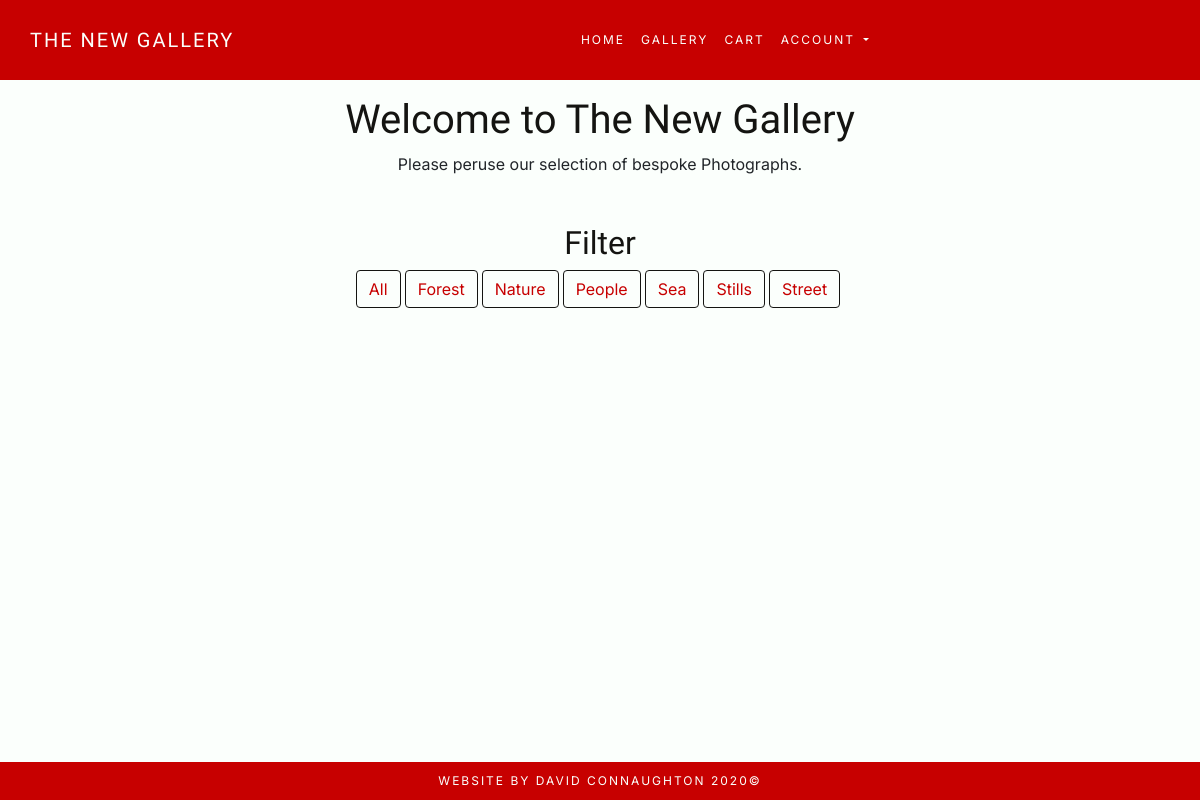
The app's page /photos/, older data.
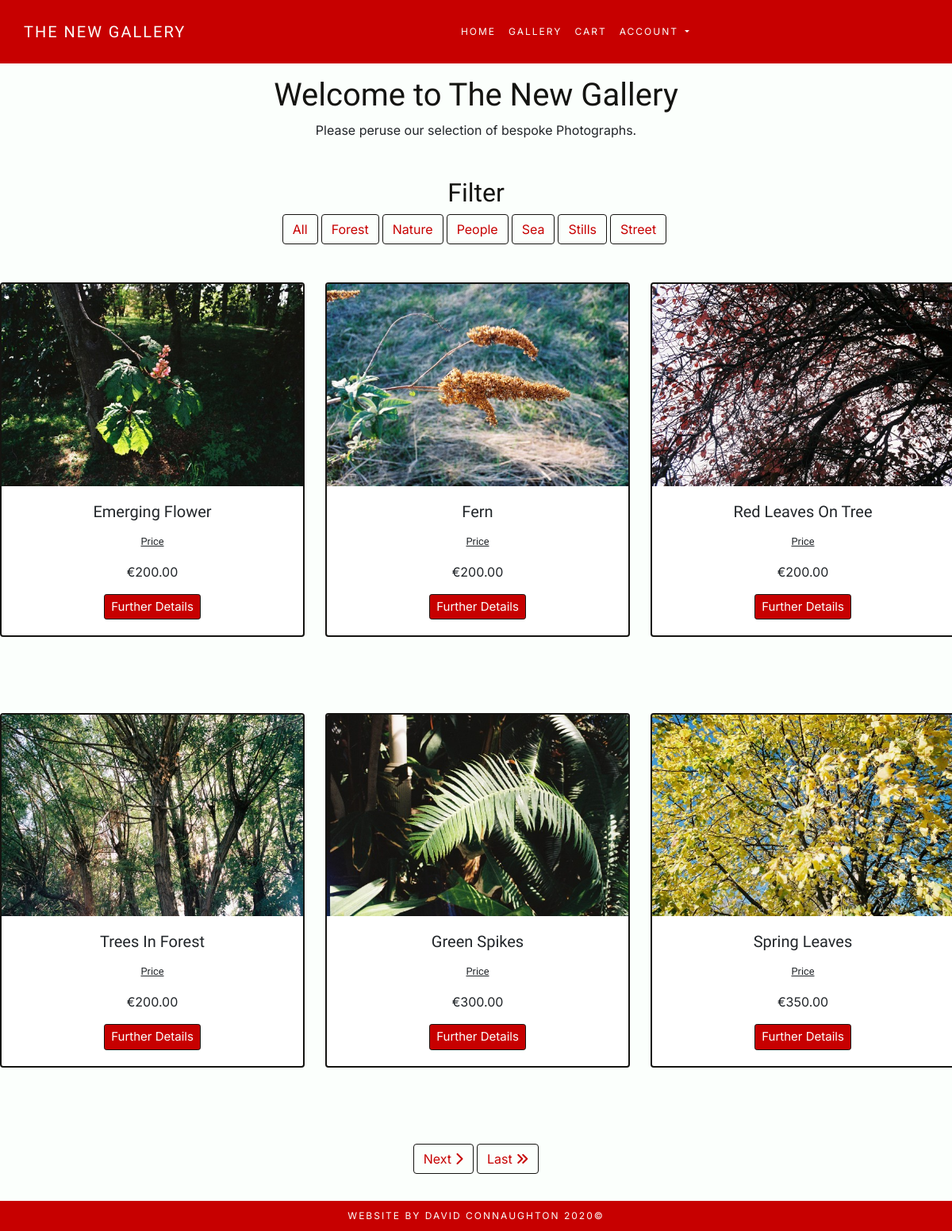
The same page, newer data.
### photos/models.py (models this page shows, shortened)
class Photo(models.Model):
    title = models.CharField(max_length=100)
    photographer = models.CharField(max_length=100)
    tag = models.CharField(max_length=20)
    description = models.CharField(max_length=300, null=True, blank=True)
    image_url = models.URLField(max_length=1000, null=True, blank=True)
    image = models.ImageField(null=True, blank=True)
    price = models.DecimalField(max_digits=6, decimal_places=2)

### photos/views.py (the view)
# urls.py: path('', views.photos, name='photos'),
def photos(request):
    photos = Photo.objects.all()
    query = request.GET.get('q')
    if query:
        photos = Photo.objects.filter(
            Q(tag__icontains=query)
        ).distinct()
    paginator = Paginator(photos, 6)
    page = request.GET.get('page')
    photos = paginator.get_page(page)
    context = {
        'photos': photos,
    }
    return render(request, 'photos/photos.html', context)

### photos/templates/photos/photos.html (shortened to what this page needs)
{% extends "base.html" %}
{% load static %}
{% block content %}
    <div class="container-fluid mx-auto row justify-content-center">
        <h1 class="mt-5 pt-5 header">Welcome to The New Gallery</h1>
        <br>
    </div>
    <article>
        <p class="text-center mb-5">Please peruse our selection of bespoke Photographs.</p>
    </article>
    <section>
        <div class="container-fluid mx-auto row justify-content-center">
            <div class="row">
                <div class="col-12 mx-auto">
                    <h2 class="text-center header">Filter</h2>
                    <form class="medium-filter">
                        <div class="input-group">
                            <a href="{% url 'photos' %}" class="btn btn-outline page-button mr-1">All</a>
                            <input class="btn btn-outline page-button mr-1" type="submit" name="q" value="Forest">
                            <br>
                            <input class="btn btn-outline page-button mr-1" type="submit" name="q" value="Nature">
                            <br>
                            <input class="btn btn-outline page-button mr-1" type="submit" name="q" value="People">
                            <br>
                            <input class="btn btn-outline page-button mr-1" type="submit" name="q" value="Sea">
                            <br>
                            <input class="btn btn-outline page-button mr-1" type="submit" name="q" value="Stills">
                            <br>
                            <input class="btn btn-outline page-button mr-1" type="submit" name="q" value="Street">
                        </div>
                    </form>
                </div>
            </div>
        </div>
    </section>
    <section>
        <div class="row">
            {% for photo in photos %}
                <div class="col-12 col-md-4">
                    <div class="card m-5 mx-auto text-center card-outline">
                        <img class="card-img-top" src="{{ photo.image.url }}" alt="Card image cap">
                        <div class="card-body">
                            <h5 class="card-title">{{ photo.title }}</h5>
                            <p>
                                <small class="small">Price</small>
                            </p>
                            <p class="card-text">€{{ photo.price }}</p>
                            <a href="{% url 'photo_detail' photo.id %}" class="btn btn-sm info-button">Further Details</a>
                        </div>
                    </div>
                </div>
            {% endfor %}
        </div>
    </section>
    <section>
        <div class="m-5 text-center">
            <div class="row">
                <div class="col-12">
                    {% if photos.has_next %}
                        <a href="?page={{ photos.next_page_number }}" class="btn btn-outline page-button">
                            Next <i class="fas fa-chevron-right"></i></a>
                        <a href="?page={{ photos.paginator.num_pages }}" class="btn btn-outline page-button">
                            Last <i class="fas fa-angle-double-right"></i></a>
                    {% endif %}
                </div>
            </div>
        </div>
    </section>
    <br>
{% endblock %}

### templates/base.html (shortened to what this page needs)
{% load static %}
<!DOCTYPE html>
<html lang="en">
    <head>
        {% block corecss %}
            <link rel="stylesheet" href="https://cdnjs.cloudflare.com/ajax/libs/twitter-bootstrap/4.5.2/css/bootstrap.min.css">
            <link rel="stylesheet" href="{% static 'css/base.css' %}">
        {% endblock %}
    </head>
    <body>
        {% block header %}
           <section>
               <nav class="navbar navbar-expand-lg navbar-dark fixed-top" id="navbar">
                    <a class="navbar-brand" href="{% url 'home' %}">The New Gallery</a>
                    <div class="collapse navbar-collapse" id="navbar-list">
                        <ul class="navbar-nav mx-auto text-center">
                            <li class="nav-item active">
                                <a class="nav-link" href="{% url 'home' %}">Home <span class="sr-only">(current)</span></a>
                            </li>
                            <li class="nav-item">
                                <a class="nav-link" href="{% url 'photos' %}">Gallery</a>
                            </li>
                            <li class="nav-item">
                                <a class="nav-link" href="#">Cart</a>
                            </li>
                            <li class="nav-item dropdown">
                                <a class="nav-link dropdown-toggle" href="#" id="navbarDropdown" role="button" data-toggle="dropdown" aria-haspopup="true" aria-expanded="false">
                                    Account
                                </a>
                            </li>
                        </ul>
                    </div>
                </nav>
           </section>
        {% endblock %}
        {% block content %}
        {% endblock %}
        {% block footer %}
            <section>
                <footer>
                    <div class="container-fluid text-center" id="footer">
                        <div class="row">
                            <div class="col-md-12 text-center">
                                Website by David Connaughton 2020©
                            </div>
                        </div>
                    </div>
                </footer>
            </section>
        {% endblock %}
    </body>
</html>

### static/css/base.css (style rules this page uses)
html { height: 100%; }
body { font-family: 'Inter', sans-serif !important; background-color: #FBFFFC; }
h1, h2, h3, h4, h5, .small { font-family: 'Work Sans', sans-serif !important; }
.header { color: #141411; }
.navbar { background-color: #c70000; font-size: 12px; letter-spacing: 2px; text-transform: uppercase; margin: 0px; padding: 20px 0px; border-radius: 0px; }
.navbar-brand { font-size: 20px; padding-left: 30px; color: #FBFFFC !important; font-family: 'Work Sans', sans-serif !important; }
.navbar-nav :link, .navbar-nav :visited { color: #FBFFFC!important; background-color: #c70000; font-size: 12px; justify-content: center; }
#footer { background-color: #c70000; color: #FBFFFC; font-size: 12px; letter-spacing: 2px; text-transform: uppercase; text-align: center; padding: 10px 0; overflow: hidden; position: fixed; bottom: 0; }
.info-button { color: #FBFFFC; background-color: #c70000; border-color: #141411; font-size: 15px; text-transform: capitalize; text-decoration: none; }
.card { width: 24rem; }
.card-outline { border: solid #141411 2px; }
.card-title { text-transform: capitalize; }
.page-button { color: #c70000; border-color: #141411; }
.small { text-decoration: underline; }

Row changes from the older to the newer data that the page shows:
added Photo: image (picture), title "Emerging Flower", price "200.00"
added Photo: image (picture), title "Fern", price "200.00"
added Photo: image (picture), title "Red Leaves On Tree", price "200.00"
added Photo: image (picture), title "Trees In Forest", price "200.00"
added Photo: image (picture), title "Green Spikes", price "300.00"
added Photo: image (picture), title "Spring Leaves", price "350.00"
Text that changed along with them:
text now shown: "Next Last"
